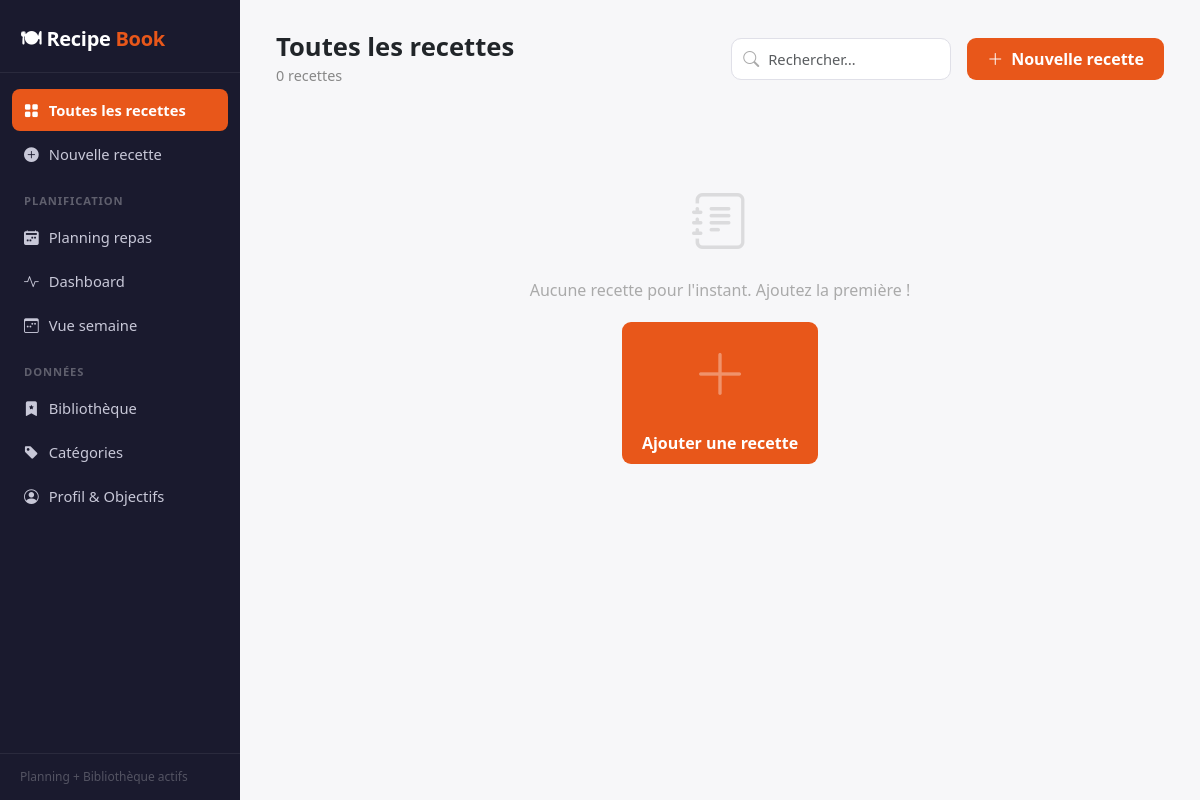
Before: / with the older database file.
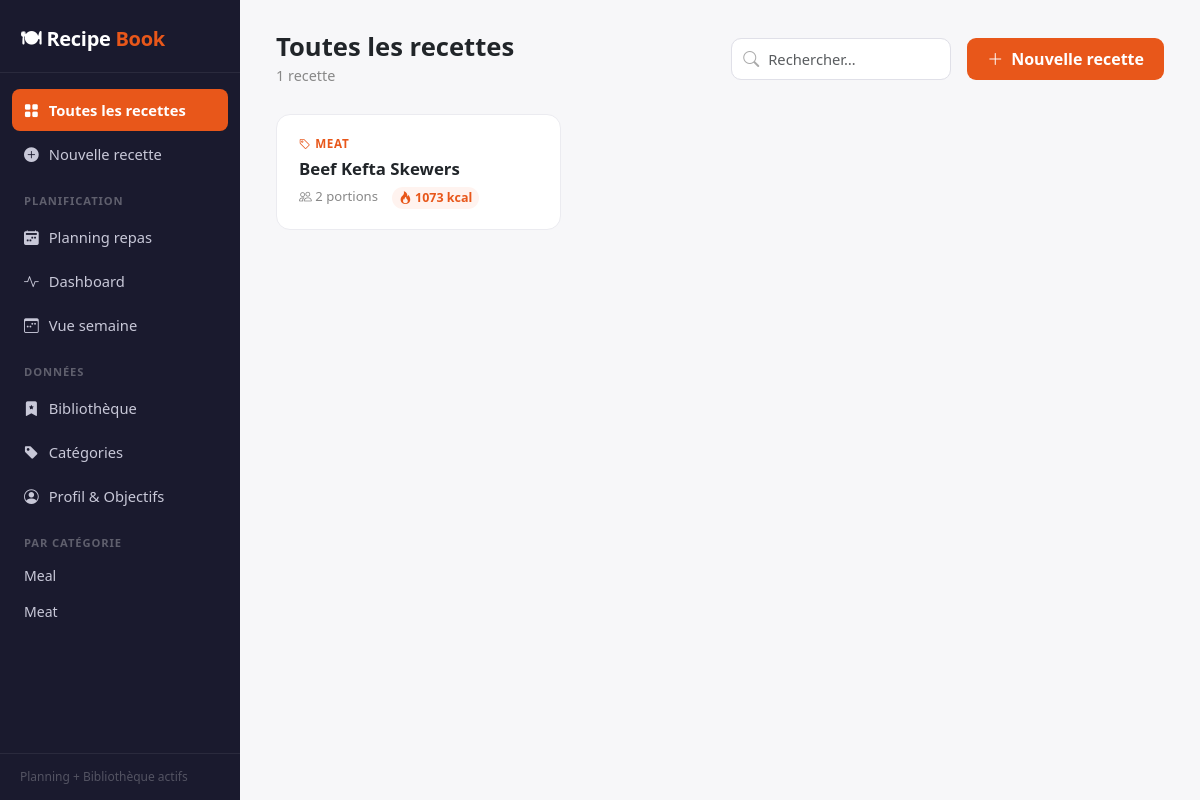
After: the same page with the newer database file.
### tables this page shows
CREATE TABLE categories (
                id    INTEGER PRIMARY KEY AUTOINCREMENT,
                name  TEXT NOT NULL UNIQUE
            );

CREATE TABLE recipes (
                id           INTEGER PRIMARY KEY AUTOINCREMENT,
                name         TEXT    NOT NULL,
                category_id  INTEGER REFERENCES categories(id) ON DELETE SET NULL,
                servings     REAL    NOT NULL DEFAULT 1,
                instructions TEXT,
                created_at   TIMESTAMP DEFAULT CURRENT_TIMESTAMP
            );

### app.py (the view)
@app.route("/")
def index():
    category   = request.args.get("category","")
    search     = request.args.get("search","")
    active_tag = request.args.get("tag","")
    recipes    = crud.list_recipes(category=category or None, search=search or None,
                                   tag=active_tag or None)
    categories = crud.list_categories()
    all_tags   = crud.list_tags()
    return render_template("index.html", recipes=recipes, categories=categories,
                           active_category=category, search=search,
                           all_tags=all_tags, active_tag=active_tag)

### crud.py (called while the page is built)
def list_categories() -> list[str]:
    with get_connection() as conn:
        return [r["name"] for r in conn.execute("SELECT name FROM categories ORDER BY name")]

def list_tags() -> list[dict]:
    with get_connection() as conn:
        return [dict(r) for r in conn.execute(
            "SELECT id, name, color, icon FROM tags ORDER BY name"
        )]

### db.py (called while the page is built)
def get_connection() -> sqlite3.Connection:
    conn = sqlite3.connect(DB_PATH)
    conn.row_factory = sqlite3.Row
    conn.execute("PRAGMA foreign_keys = ON")
    return conn

### templates/index.html (shortened to what this page needs)
{% extends "base.html" %}
{% block content %}
<div class="topbar">
  <div>
    <h1>
      {% if active_category %}{{ active_category }}
      {% elif search %}Résultats pour "{{ search }}"
      {% else %}Toutes les recettes{% endif %}
    </h1>
    <div class="subtitle">{{ recipes|length }} recette{{ 's' if recipes|length != 1 }}</div>
  </div>
  <div class="d-flex gap-3 align-items-center">
    <form method="get" action="{{ url_for('index') }}" class="d-flex gap-2 align-items-center">
      <div class="search-wrap">
        <i class="bi bi-search"></i>
        <input class="form-control" name="search" placeholder="Rechercher…" value="{{ search }}" style="width:220px">
      </div>
    </form>
    <a href="{{ url_for('new_recipe') }}" class="btn btn-accent d-flex align-items-center gap-2">
      <i class="bi bi-plus-lg"></i> Nouvelle recette
    </a>
  </div>
</div>
{% if recipes %}
<div class="row g-3">
  {% for r in recipes %}
  <div class="col-md-6 col-lg-4">
    <a href="{{ url_for('view_recipe', recipe_id=r.id) }}" class="recipe-card">
      <div class="card-category"><i class="bi bi-tag"></i> {{ r.category or 'Sans catégorie' }}</div>
      <h3>{{ r.name }}</h3>
      <div class="meta">
        <span><i class="bi bi-people"></i>
          {{ r.servings|int if r.servings == r.servings|int else r.servings }} portion{{ 's' if r.servings != 1 }}
        </span>
        {% if r.total_kcal %}
        <span class="kcal-chip"><i class="bi bi-fire"></i>
          {{ r.total_kcal|int }} kcal
        </span>
        {% endif %}
      </div>
    </a>
  </div>
  {% endfor %}
</div>
{% else %}
<div class="empty-state">
  <i class="bi bi-journal-text"></i>
  {% if search %}
    <p>Aucune recette pour <strong>"{{ search }}"</strong>.</p>
    <a href="{{ url_for('index') }}" class="btn btn-accent">Effacer la recherche</a>
  {% else %}
    <p>Aucune recette pour l'instant. Ajoutez la première !</p>
    <a href="{{ url_for('new_recipe') }}" class="btn btn-accent">
      <i class="bi bi-plus-lg"></i> Ajouter une recette
    </a>
  {% endif %}
</div>
{% endif %}
{% endblock %}

### templates/base.html (shortened to what this page needs)
<!DOCTYPE html>
<html lang="en">
<head>
  <link href="https://cdn.jsdelivr.net/npm/bootstrap@5.3.3/dist/css/bootstrap.min.css" rel="stylesheet">
  <link href="https://cdn.jsdelivr.net/npm/bootstrap-icons@1.11.3/font/bootstrap-icons.css" rel="stylesheet">
</head>
<body>
<div id="sidebar">
  <div class="brand">🍽 Recipe <span>Book</span></div>
  <nav>
    <a href="{{ url_for('index') }}" class="{{ 'active' if request.endpoint == 'index' and not request.args.get('category') else '' }}">
      <i class="bi bi-grid-fill"></i> Toutes les recettes
    </a>
    <a href="{{ url_for('new_recipe') }}" class="{{ 'active' if request.endpoint == 'new_recipe' else '' }}">
      <i class="bi bi-plus-circle-fill"></i> Nouvelle recette
    </a>
    <div class="nav-section">Planification</div>
    <a href="{{ url_for('meal_plan') }}" class="{{ 'active' if request.endpoint == 'meal_plan' else '' }}">
      <i class="bi bi-calendar2-week-fill"></i> Planning repas
    </a>
    <a href="{{ url_for('dashboard') }}" class="{{ 'active' if request.endpoint in ['dashboard','week_view'] else '' }}">
      <i class="bi bi-activity"></i> Dashboard
    </a>
    <a href="{{ url_for('week_view') }}" class="{{ 'active' if request.endpoint == 'week_view' else '' }}">
      <i class="bi bi-calendar3-week"></i> Vue semaine
    </a>
    <div class="nav-section">Données</div>
    <a href="{{ url_for('library') }}" class="{{ 'active' if request.endpoint in ['library','library_edit'] else '' }}">
      <i class="bi bi-bookmark-star-fill"></i> Bibliothèque
    </a>
    <a href="{{ url_for('categories') }}" class="{{ 'active' if request.endpoint == 'categories' else '' }}">
      <i class="bi bi-tag-fill"></i> Catégories
    </a>
    <a href="{{ url_for('profile') }}" class="{{ 'active' if request.endpoint == 'profile' else '' }}">
      <i class="bi bi-person-circle"></i> Profil & Objectifs
    </a>
    {% if categories %}
    <div class="nav-section">Par catégorie</div>
    {% for cat in categories %}
    <a href="{{ url_for('index', category=cat) }}"
       class="cat-pill {{ 'active' if request.args.get('category') == cat else '' }}">
      {{ cat }}
    </a>
    {% endfor %}
    {% endif %}
  </nav>
  <div class="sidebar-footer">Planning + Bibliothèque actifs</div>
</div>
<div id="main">
  {% block content %}{% endblock %}
</div>
</body>
</html>

Changed rows visible on the page:
added categories: name "Meal"
added categories: name "Meat"
added recipes: category "MEAT", name "Beef Kefta Skewers", servings "2", servings "s", total_kcal "1073"
Other visible differences:
{{ recipes|length }}: "0" → "1"
{{ 's' if recipes|length != 1 }}: "s" → (not shown)
text no longer shown: "Aucune recette pour l'instant. Ajoutez la première ! Ajouter une recette"
text now shown: "PAR CATÉGORIE"
